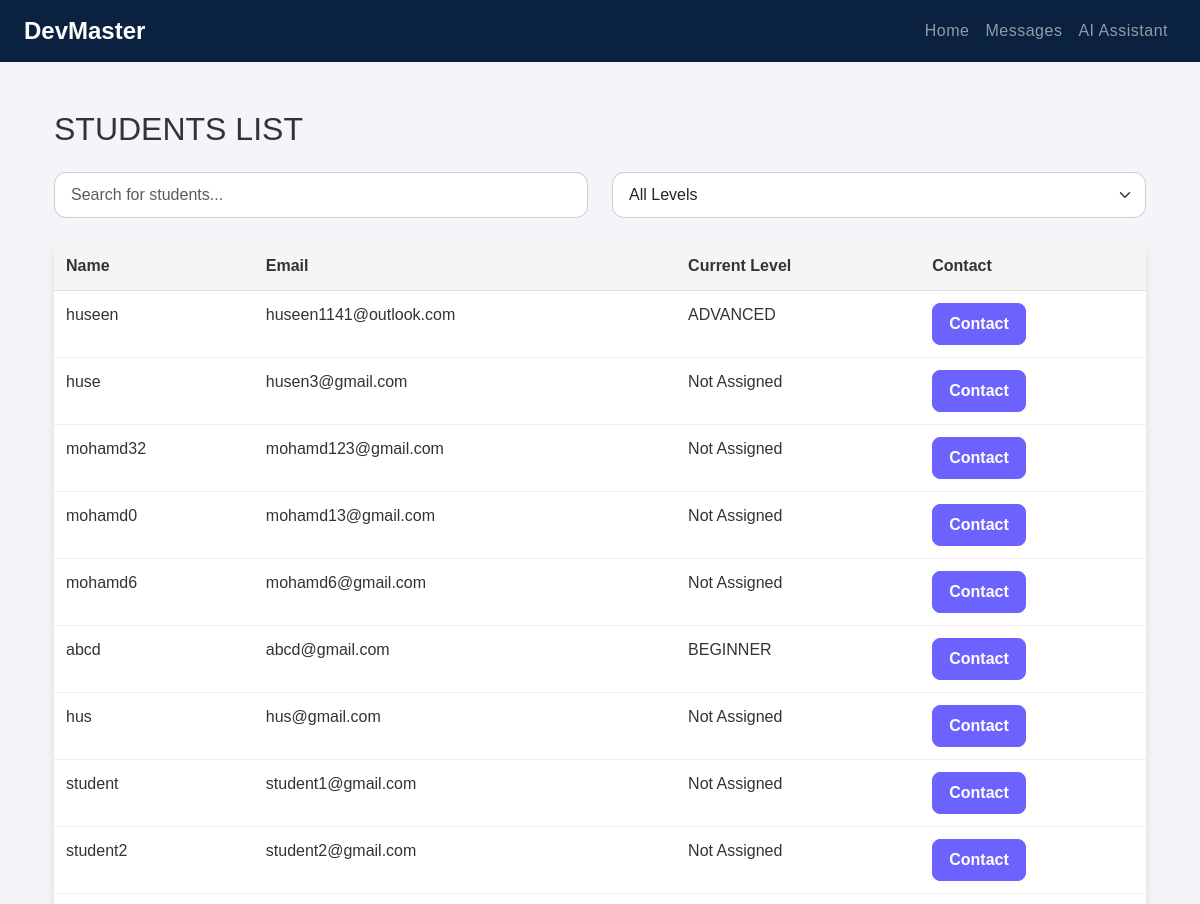
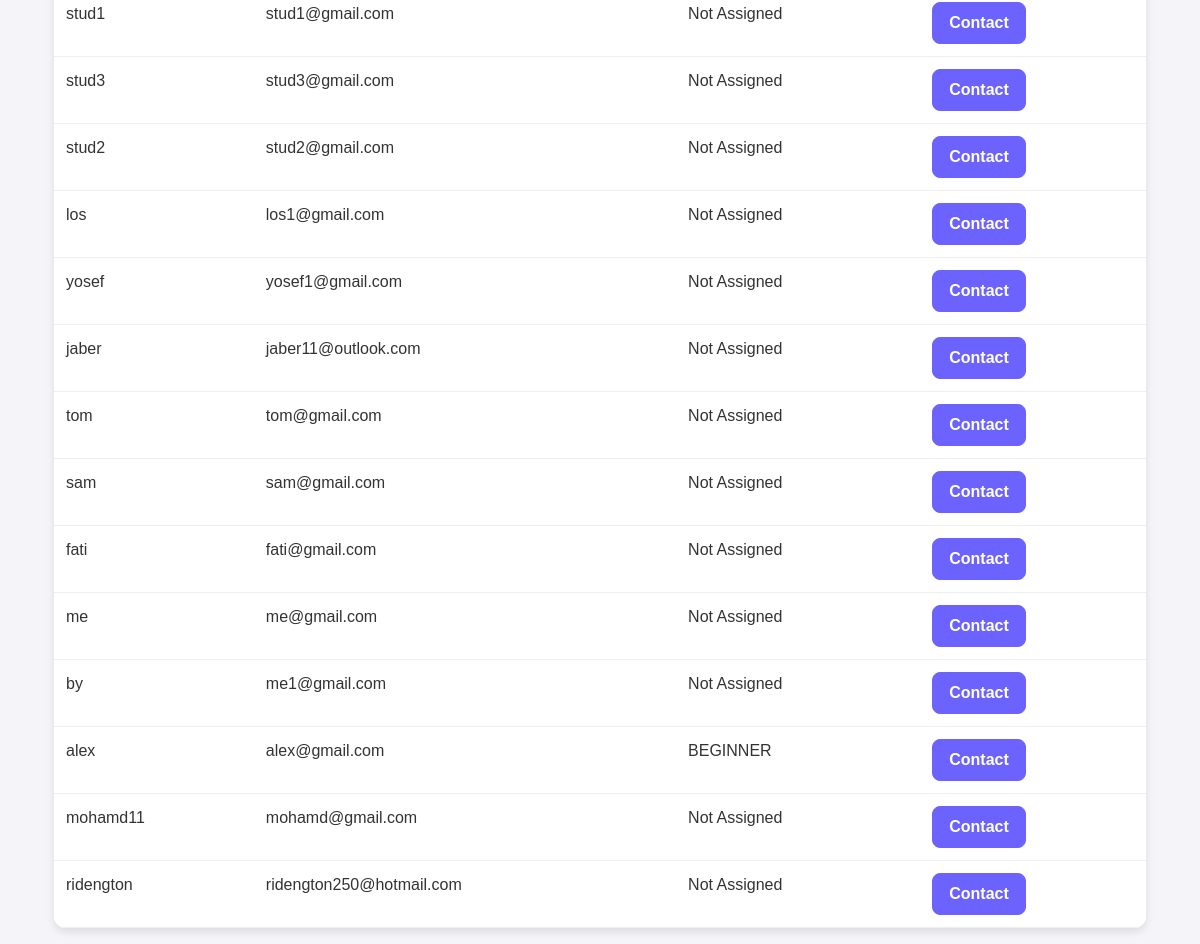
/students/, run on an earlier commit of the app's database (2 pictures, top to bottom).
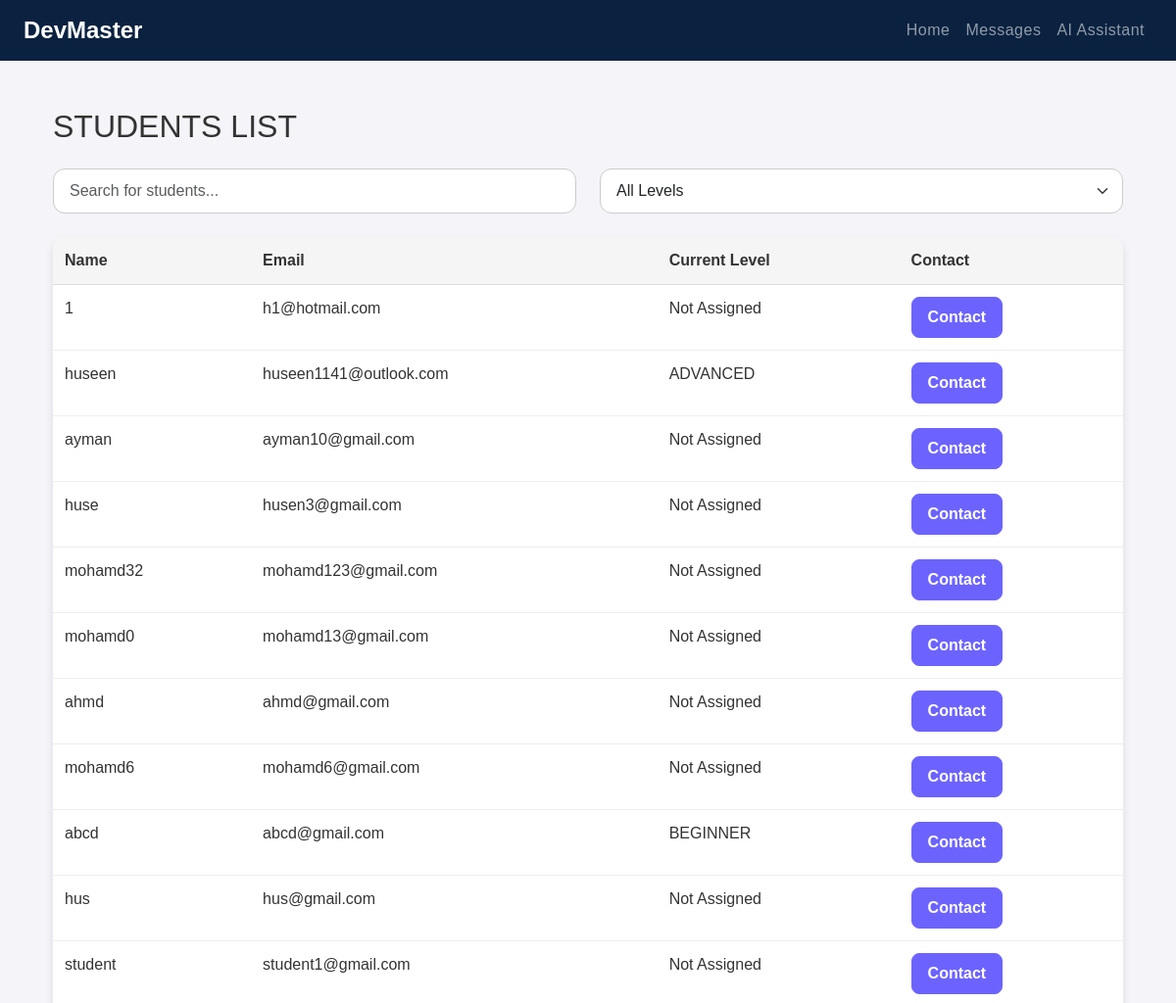
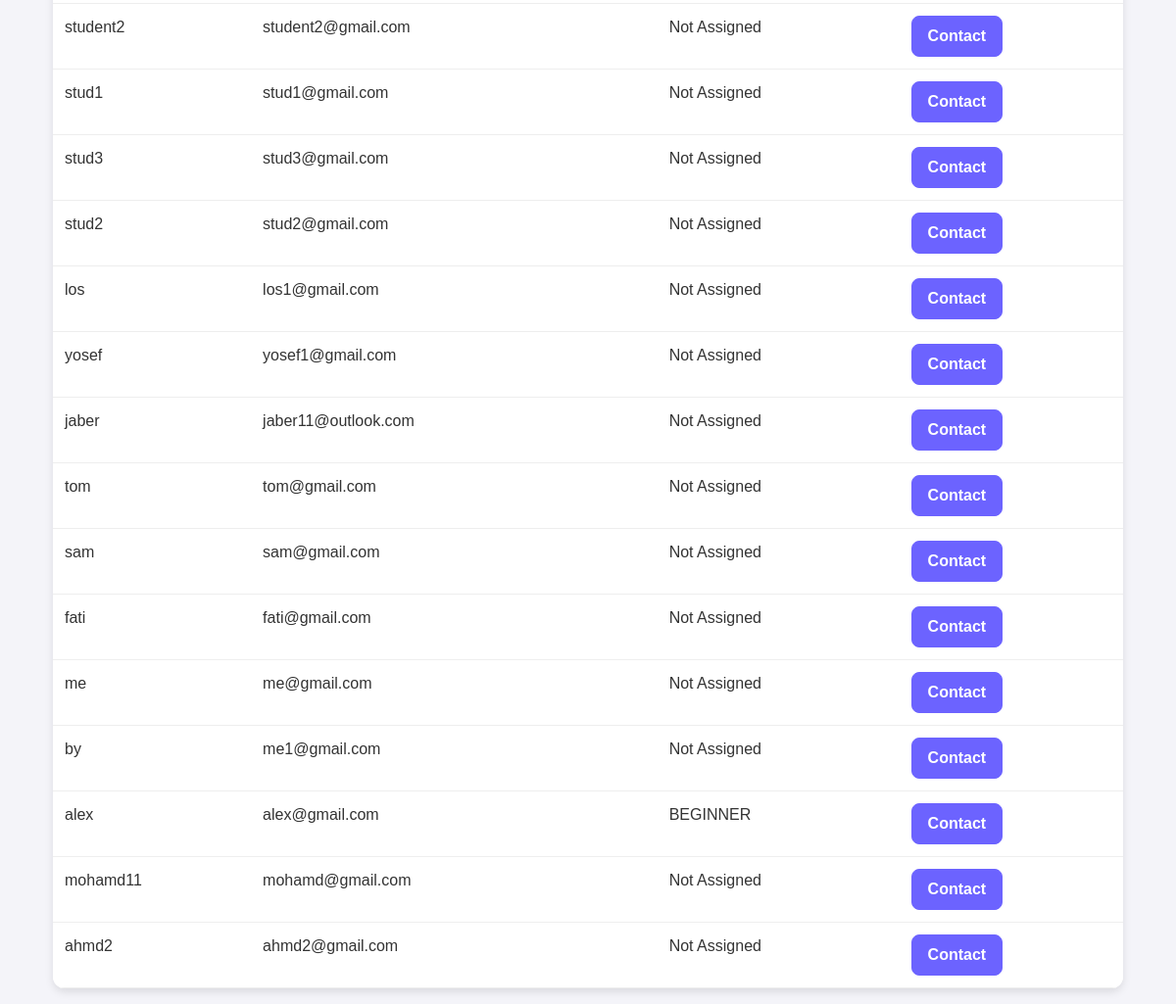
And on a later commit of the database (2 pictures, top to bottom).
### users/models.py (models this page shows, shortened)
class Student(models.Model):
    user = models.OneToOneField(User, on_delete=models.CASCADE)
    bio = models.TextField(blank=True, null=True)
    learning_level = models.ForeignKey(LearningLevel, on_delete=models.SET_NULL, null=True)

class LearningLevel(models.Model):
    class LevelType(models.TextChoices):
        BEGINNER = 'beginner', 'Beginner'
        INTERMEDIATE = 'intermediate', 'Intermediate'
        ADVANCED = 'advanced', 'Advanced'
    name = models.CharField(max_length=20, choices=LevelType.choices, default=LevelType.BEGINNER) # Beginner / Intermediate / Advanced
    description = models.TextField()

### users/views.py (the view)
# urls.py: path('students/', views.view_students, name='view_students'),
def view_students(request):
    students = Student.objects.all()
    return render(request, 'users/view_students.html', {'students': students})

### users/templates/users/view_students.html (shortened to what this page needs)
{% extends 'base1.html' %}
{% block content %}
<div class="container mt-5">
    <h2 class="mb-4">STUDENTS LIST</h2>
    <div class="row mb-3">
        <div class="col-md-6 mb-2">
            <input type="text" id="searchInput" class="form-control" placeholder="Search for students...">
        </div>
        <div class="col-md-6 mb-2">
            <select id="levelFilter" class="form-select">
                <option value="All">All Levels</option>
            </select>
        </div>
    </div>
    <table class="table" id="studentsTable">
        <thead>
            <tr>
                <th>Name</th>
                <th>Email</th>
                <th>Current Level</th>
                <th>Contact</th>
            </tr>
        </thead>
        <tbody>
            {% for student in students %}
                {% if not student.user.is_teacher %}
                <tr>
                    <td>{{ student.user.username }}</td>
                    <td>{{ student.user.email }}</td>
                    <td class="level-cell">
                        {% if student.learning_level %}
                            {{ student.learning_level.name|upper }}
                        {% else %}
                            Not Assigned
                        {% endif %}
                    </td>
                    <td>
                        <a href="mailto:{{ student.user.email }}" class="btn btn-success">Contact</a>
                    </td>
                </tr>
                {% endif %}
            {% endfor %}
        </tbody>
    </table>
</div>
{% endblock %}

### users/templates/base1.html (shortened to what this page needs)
<!DOCTYPE html>
<html lang="en">
<head>
    <link href="https://cdn.jsdelivr.net/npm/bootstrap@5.3.0/dist/css/bootstrap.min.css" rel="stylesheet">
</head>
<body>
<nav class="navbar navbar-expand-lg navbar-dark bg-custom px-4">
    <a class="navbar-brand" href="#">DevMaster</a>
    <div class="collapse navbar-collapse">
        <ul class="navbar-nav ms-auto">
            <li class="nav-item"><a class="nav-link" href="{% url 'teacher_home' %}">Home</a></li>
            <li class="nav-item"><a class="nav-link" href="{% url 'teacher_messages' %}">Messages</a></li>
            <li class="nav-item"><a class="nav-link" href="{% url 'chatbot' %}">AI Assistant</a></li>
        </ul>
    </div>
</nav>
<div class="container mt-5">
    {% block content %}
    {% endblock %}
</div>
</body>
</html>

### users/templates/base1.html (style rules this page uses)
body { background: linear-gradient(to bottom right, #e0f7fa, #fce4ec); }
.bg-custom { background-color: #0a2240 !important; }
.navbar-nav .nav-link { font-weight: 500; letter-spacing: 0.5px; transition: color 0.2s ease-in-out; }
.navbar-brand { font-weight: bold; font-size: 1.5rem; }

### users/templates/users/view_students.html (style rules this page uses)
body { background-color: #f4f4f9 !important; background-image: none !important; color: #333; font-family: 'Poppins', sans-serif; }
#studentsTable { background-color: white; border-radius: 12px; overflow: hidden; box-shadow: 0 4px 8px rgba(0,0,0,0.1); }
#studentsTable th { background-color: #f5f5f5; color: #333; font-weight: bold; padding: 12px; border-bottom: 1px solid #ddd; }
#studentsTable td { color: #333; padding: 12px; border-bottom: 1px solid #eee; }
#searchInput { border-radius: 12px; border: 1px solid #ccc; padding: 10px 16px; font-size: 16px; }
#levelFilter { border-radius: 12px; border: 1px solid #ccc; padding: 10px 16px; font-size: 16px; }
a.btn-success { background-color: #6c63ff; border-color: #6c63ff; color: white; border-radius: 8px; font-weight: bold; padding: 8px 16px; text-decoration: none; display: inline-block; }

What changed in the data, as far as the page shows it:
added Student: user.username "1", user.email "h1@hotmail.com", shows "Not Assigned"
added Student: user.username "ayman", user.email "ayman10@gmail.com", shows "Not Assigned"
added Student: user.username "ahmd", user.email "ahmd@gmail.com", shows "Not Assigned"
changed through a linked row, Student: user.username "ridengton" → "ahmd2"; user.email "ridengton250@hotmail.com" → "ahmd2@gmail.com"
